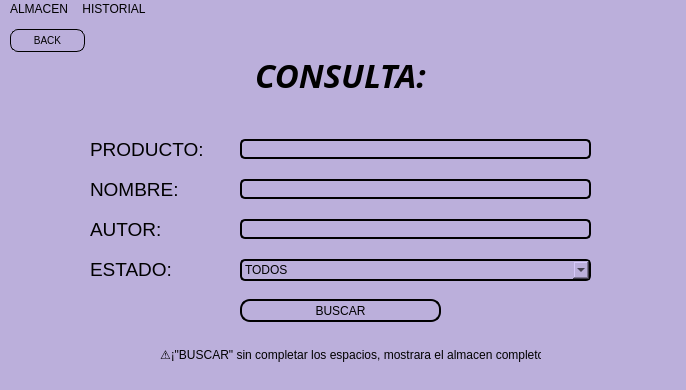
<?xml version="1.0" encoding="UTF-8"?>
<ui version="4.0">
 <class>MainWindow</class>
 <widget class="QMainWindow" name="MainWindow">
  <property name="geometry">
   <rect>
    <x>0</x>
    <y>0</y>
    <width>686</width>
    <height>390</height>
   </rect>
  </property>
  <property name="windowTitle">
   <string>MainWindow</string>
  </property>
  <property name="styleSheet">
   <string notr="true">background-color: #BBAFDB</string>
  </property>
  <widget class="QWidget" name="centralwidget">
   <widget class="QPushButton" name="btnBuscar">
    <property name="geometry">
     <rect>
      <x>240</x>
      <y>280</y>
      <width>201</width>
      <height>23</height>
     </rect>
    </property>
    <property name="styleSheet">
     <string notr="true">QPushButton{
	border: 2px solid #000000;
	border-radius: 10px;
	background-color: #BBAFDB;
	color: black;
	font-size: 12px;
	cursor: pointer;
  	transition: transform 0.2s ease, background-color 0.2s ease;
}

QPushButton:hover {
  	transform: scale(1.1);
 	background-color: #8E7CC3;
	transform: translateY(-2px);
}</string>
    </property>
    <property name="text">
     <string>BUSCAR</string>
    </property>
   </widget>
   <widget class="QLineEdit" name="txtProducto">
    <property name="geometry">
     <rect>
      <x>240</x>
      <y>120</y>
      <width>351</width>
      <height>20</height>
     </rect>
    </property>
    <property name="styleSheet">
     <string notr="true">QLineEdit{
	border: 2px solid #000000;
	border-radius: 5px;
	background-color: #BBAFDB;
	color: black;
	font-size: 8px;
	cursor: pointer;
  	transition: transform 0.2s ease, background-color 0.2s ease;
}

QLineEdit:hover {
  	transform: scale(1.1);
 	background-color: #8E7CC3;
	transform: translateY(-2px);
}</string>
    </property>
   </widget>
   <widget class="QLabel" name="label_2">
    <property name="geometry">
     <rect>
      <x>90</x>
      <y>120</y>
      <width>131</width>
      <height>21</height>
     </rect>
    </property>
    <property name="font">
     <font>
      <pointsize>14</pointsize>
     </font>
    </property>
    <property name="text">
     <string>PRODUCTO:</string>
    </property>
   </widget>
   <widget class="QLineEdit" name="txtNombre">
    <property name="geometry">
     <rect>
      <x>240</x>
      <y>160</y>
      <width>351</width>
      <height>20</height>
     </rect>
    </property>
    <property name="styleSheet">
     <string notr="true">QLineEdit{
	border: 2px solid #000000;
	border-radius: 5px;
	background-color: #BBAFDB;
	color: black;
	font-size: 8px;
	cursor: pointer;
  	transition: transform 0.2s ease, background-color 0.2s ease;
}

QLineEdit:hover {
  	transform: scale(1.1);
 	background-color: #8E7CC3;
	transform: translateY(-2px);
}</string>
    </property>
   </widget>
   <widget class="QLabel" name="label_5">
    <property name="geometry">
     <rect>
      <x>90</x>
      <y>160</y>
      <width>131</width>
      <height>21</height>
     </rect>
    </property>
    <property name="font">
     <font>
      <pointsize>14</pointsize>
     </font>
    </property>
    <property name="text">
     <string>NOMBRE:</string>
    </property>
   </widget>
   <widget class="QLineEdit" name="txtAutor">
    <property name="geometry">
     <rect>
      <x>240</x>
      <y>200</y>
      <width>351</width>
      <height>20</height>
     </rect>
    </property>
    <property name="styleSheet">
     <string notr="true">QLineEdit{
	border: 2px solid #000000;
	border-radius: 5px;
	background-color: #BBAFDB;
	color: black;
	font-size: 8px;
	cursor: pointer;
  	transition: transform 0.2s ease, background-color 0.2s ease;
}

QLineEdit:hover {
  	transform: scale(1.1);
 	background-color: #8E7CC3;
	transform: translateY(-2px);
}</string>
    </property>
   </widget>
   <widget class="QLabel" name="label_3">
    <property name="geometry">
     <rect>
      <x>90</x>
      <y>200</y>
      <width>101</width>
      <height>21</height>
     </rect>
    </property>
    <property name="font">
     <font>
      <pointsize>14</pointsize>
     </font>
    </property>
    <property name="text">
     <string>AUTOR:</string>
    </property>
   </widget>
   <widget class="QComboBox" name="cmbEstado">
    <property name="geometry">
     <rect>
      <x>240</x>
      <y>240</y>
      <width>351</width>
      <height>22</height>
     </rect>
    </property>
    <property name="styleSheet">
     <string notr="true">QComboBox{
	border: 2px solid #000000;
	border-radius: 5px;
	background-color: #BBAFDB;
	color: black;
	font-size: 12px;
	cursor: pointer;
  	transition: transform 0.2s ease, background-color 0.2s ease;
}

QComboBox:hover {
  	transform: scale(1.1);
 	background-color: #8E7CC3;
	transform: translateY(-2px);
}</string>
    </property>
    <item>
     <property name="text">
      <string>TODOS</string>
     </property>
    </item>
    <item>
     <property name="text">
      <string>ALMACEN</string>
     </property>
    </item>
    <item>
     <property name="text">
      <string>VENDIDOS</string>
     </property>
    </item>
    <item>
     <property name="text">
      <string>ALQUILADOS</string>
     </property>
    </item>
   </widget>
   <widget class="QLabel" name="label_4">
    <property name="geometry">
     <rect>
      <x>90</x>
      <y>240</y>
      <width>131</width>
      <height>21</height>
     </rect>
    </property>
    <property name="font">
     <font>
      <pointsize>14</pointsize>
     </font>
    </property>
    <property name="text">
     <string>ESTADO:</string>
    </property>
   </widget>
   <widget class="QPushButton" name="btnVolver">
    <property name="geometry">
     <rect>
      <x>10</x>
      <y>10</y>
      <width>75</width>
      <height>23</height>
     </rect>
    </property>
    <property name="styleSheet">
     <string notr="true">QPushButton{
	border: 1px solid #000000;
	border-radius: 8px;
	background-color: #BBAFDB;
	color: black;
	font-size: 10px;
	cursor: pointer;
  	transition: transform 0.2s ease, background-color 0.2s ease;
}

QPushButton:hover {
  	transform: scale(1.1);
 	background-color: #8E7CC3;
	transform: translateY(-2px);
}</string>
    </property>
    <property name="text">
     <string>BACK</string>
    </property>
   </widget>
   <widget class="QLabel" name="label_6">
    <property name="geometry">
     <rect>
      <x>160</x>
      <y>320</y>
      <width>381</width>
      <height>31</height>
     </rect>
    </property>
    <property name="text">
     <string>⚠️¡&quot;BUSCAR&quot; sin completar los espacios, mostrara el almacen completo!⚠️</string>
    </property>
   </widget>
   <widget class="QLabel" name="label_7">
    <property name="geometry">
     <rect>
      <x>240</x>
      <y>30</y>
      <width>201</width>
      <height>51</height>
     </rect>
    </property>
    <property name="font">
     <font>
      <family>Segoe UI Black</family>
      <pointsize>25</pointsize>
      <weight>75</weight>
      <italic>true</italic>
      <bold>true</bold>
     </font>
    </property>
    <property name="text">
     <string>CONSULTA:</string>
    </property>
    <property name="alignment">
     <set>Qt::AlignCenter</set>
    </property>
   </widget>
  </widget>
  <widget class="QMenuBar" name="menubar">
   <property name="geometry">
    <rect>
     <x>0</x>
     <y>0</y>
     <width>686</width>
     <height>21</height>
    </rect>
   </property>
   <widget class="QMenu" name="menuPEDIDOS">
    <property name="title">
     <string>ALMACEN</string>
    </property>
   </widget>
   <widget class="QMenu" name="menuHISTORIAL">
    <property name="title">
     <string>HISTORIAL</string>
    </property>
    <addaction name="actionCOMPRAS"/>
    <addaction name="actionRENTADAS"/>
   </widget>
   <addaction name="menuPEDIDOS"/>
   <addaction name="menuHISTORIAL"/>
  </widget>
  <widget class="QStatusBar" name="statusbar"/>
  <action name="actionCOMPRAS">
   <property name="text">
    <string>COMPRADAS</string>
   </property>
  </action>
  <action name="actionRENTADAS">
   <property name="text">
    <string>RENTADAS</string>
   </property>
  </action>
 </widget>
 <resources/>
 <connections/>
</ui>
